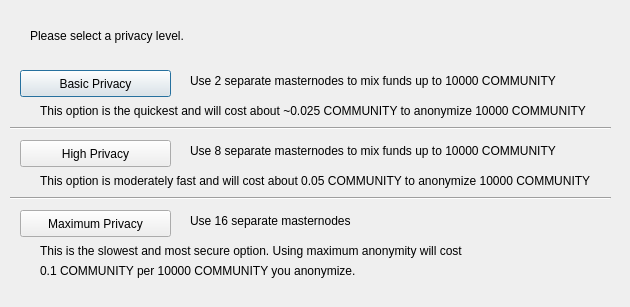
<?xml version="1.0" encoding="UTF-8"?>
<ui version="4.0">
 <class>DarksendConfig</class>
 <widget class="QDialog" name="DarksendConfig">
  <property name="geometry">
   <rect>
    <x>0</x>
    <y>0</y>
    <width>630</width>
    <height>307</height>
   </rect>
  </property>
  <property name="windowTitle">
   <string>Configure Darksend</string>
  </property>
  <widget class="QPushButton" name="buttonBasic">
   <property name="geometry">
    <rect>
     <x>20</x>
     <y>70</y>
     <width>151</width>
     <height>27</height>
    </rect>
   </property>
   <property name="text">
    <string>Basic Privacy</string>
   </property>
  </widget>
  <widget class="QPushButton" name="buttonHigh">
   <property name="geometry">
    <rect>
     <x>20</x>
     <y>140</y>
     <width>151</width>
     <height>27</height>
    </rect>
   </property>
   <property name="text">
    <string>High Privacy</string>
   </property>
  </widget>
  <widget class="QPushButton" name="buttonMax">
   <property name="geometry">
    <rect>
     <x>20</x>
     <y>210</y>
     <width>151</width>
     <height>27</height>
    </rect>
   </property>
   <property name="text">
    <string>Maximum Privacy</string>
   </property>
  </widget>
  <widget class="QLabel" name="label">
   <property name="geometry">
    <rect>
     <x>30</x>
     <y>20</y>
     <width>571</width>
     <height>31</height>
    </rect>
   </property>
   <property name="text">
    <string>Please select a privacy level.</string>
   </property>
  </widget>
  <widget class="QLabel" name="label_2">
   <property name="geometry">
    <rect>
     <x>190</x>
     <y>70</y>
     <width>421</width>
     <height>21</height>
    </rect>
   </property>
   <property name="text">
    <string>Use 2 separate masternodes to mix funds up to 10000 COMMUNITY</string>
   </property>
  </widget>
  <widget class="QLabel" name="label_3">
   <property name="geometry">
    <rect>
     <x>190</x>
     <y>140</y>
     <width>411</width>
     <height>21</height>
    </rect>
   </property>
   <property name="text">
    <string>Use 8 separate masternodes to mix funds up to 10000 COMMUNITY</string>
   </property>
  </widget>
  <widget class="QLabel" name="label_4">
   <property name="geometry">
    <rect>
     <x>190</x>
     <y>210</y>
     <width>421</width>
     <height>21</height>
    </rect>
   </property>
   <property name="text">
    <string>Use 16 separate masternodes</string>
   </property>
  </widget>
  <widget class="QLabel" name="label_6">
   <property name="geometry">
    <rect>
     <x>40</x>
     <y>100</y>
     <width>561</width>
     <height>21</height>
    </rect>
   </property>
   <property name="text">
    <string>This option is the quickest and will cost about ~0.025 COMMUNITY to anonymize 10000 COMMUNITY</string>
   </property>
  </widget>
  <widget class="QLabel" name="label_7">
   <property name="geometry">
    <rect>
     <x>40</x>
     <y>170</y>
     <width>561</width>
     <height>21</height>
    </rect>
   </property>
   <property name="text">
    <string>This option is moderately fast and will cost about 0.05 COMMUNITY to anonymize 10000 COMMUNITY</string>
   </property>
  </widget>
  <widget class="QLabel" name="label_8">
   <property name="geometry">
    <rect>
     <x>40</x>
     <y>240</y>
     <width>561</width>
     <height>21</height>
    </rect>
   </property>
   <property name="text">
    <string>This is the slowest and most secure option. Using maximum anonymity will cost</string>
   </property>
  </widget>
  <widget class="QLabel" name="label_9">
   <property name="geometry">
    <rect>
     <x>40</x>
     <y>260</y>
     <width>561</width>
     <height>21</height>
    </rect>
   </property>
   <property name="text">
    <string>0.1 COMMUNITY per 10000 COMMUNITY you anonymize.</string>
   </property>
  </widget>
  <widget class="Line" name="line">
   <property name="geometry">
    <rect>
     <x>10</x>
     <y>120</y>
     <width>601</width>
     <height>16</height>
    </rect>
   </property>
   <property name="orientation">
    <enum>Qt::Horizontal</enum>
   </property>
  </widget>
  <widget class="Line" name="line_2">
   <property name="geometry">
    <rect>
     <x>10</x>
     <y>190</y>
     <width>601</width>
     <height>16</height>
    </rect>
   </property>
   <property name="orientation">
    <enum>Qt::Horizontal</enum>
   </property>
  </widget>
 </widget>
 <resources/>
 <connections/>
</ui>
